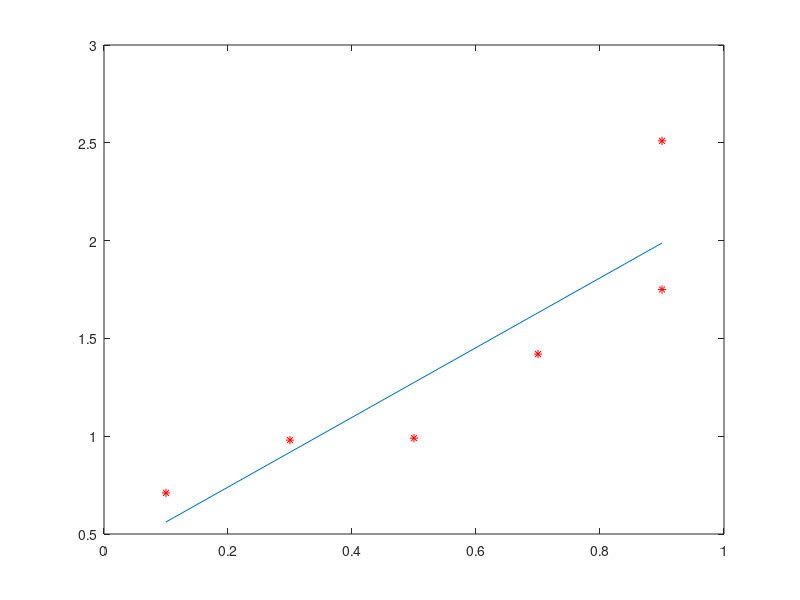

Recreate this plot in MATLAB.
x = [0.1 0.3 0.5 0.7 0.9 0.9];
y = [0.71 0.98 0.99 1.42 1.75 2.51];
c=polyfit(x,y,1)
d=polyval(c,x);
plot(x,y,'*r');
hold on
plot(x,d)
axis on